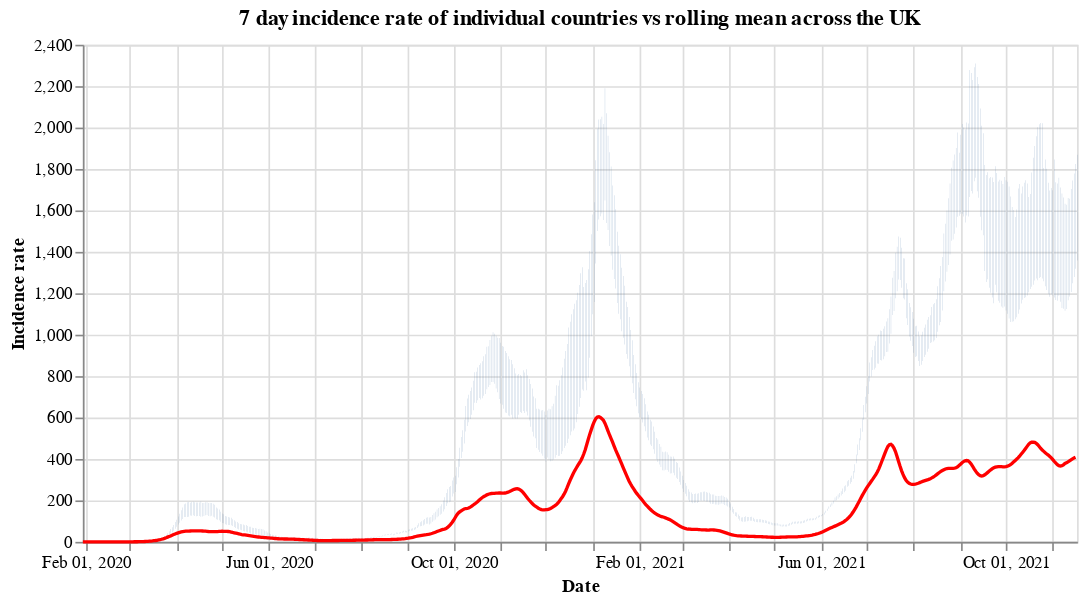

The code cell stored with this chart in its notebook:
### Code cell
#collapse
countries = uk_cases['areaName'].unique()
countries.sort()

selection = alt.selection_single(
    name='Select',
    fields=['areaName'],
    init={'areaName': 'Wales'},
    bind={'areaName': alt.binding_select(options=countries)}
)

# scatter plot, modify opacity based on selection
bars = alt.Chart(uk_cases).mark_bar().add_selection(
    selection
).encode(
    x=alt.X("yearmonthdate(date):T", axis=alt.Axis(title='Date')),
    y=alt.Y("weeklyCasesRate:Q", axis=alt.Axis(title='Incidence rate')),
    tooltip='weeklyCasesRate:Q',
    opacity=alt.condition(selection, alt.value(1), alt.value(0))
).properties(title=f'7 day incidence rate of individual countries vs rolling mean across the UK', width=600)

line = alt.Chart(overview_cases).mark_line(
    color='red',
    size=2,
).transform_window(
    rolling_mean='mean(weeklyCasesRate)',
    frame=[0, 7]
).encode(
    x='yearmonthdate(date):T',
    y='rolling_mean:Q'
)

alt.layer(bars, line)

### Figure 1 — Vega-Lite specification as saved in the notebook (floating-point values rounded to 4 significant figures; data arrays with more than 128 entries replaced by an {"elided": "..."} marker saying what was removed)
{"config": {"view": {"continuousWidth": 400, "continuousHeight": 300}}, "layer": [{"data": {"name": "data-5d49d0c2fc27317795beb4c4df0b34bc"}, "mark": "bar", "encoding": {"opacity": {"condition": {"value": 1, "selection": "Select"}, "value": 0}, "tooltip": {"type": "quantitative", "field": "weeklyCasesRate"}, "x": {"type": "temporal", "axis": {"title": "Date"}, "field": "date", "timeUnit": "yearmonthdate"}, "y": {"type": "quantitative", "axis": {"title": "Incidence rate"}, "field": "weeklyCasesRate"}}, "selection": {"Select": {"type": "single", "fields": ["areaName"], "init": {"areaName": "Wales"}, "bind": {"areaName": {"input": "select", "options": ["England", "Northern Ireland", "Scotland", "Wales"]}}}}, "title": "7 day incidence rate of individual countries vs rolling mean across the UK", "width": 600}, {"data": {"name": "data-e6028014ffe3a842fb9b45b33e61fdb3"}, "mark": {"type": "line", "color": "red", "size": 2}, "encoding": {"x": {"type": "temporal", "field": "date", "timeUnit": "yearmonthdate"}, "y": {"type": "quantitative", "field": "rolling_mean"}}, "transform": [{"window": [{"op": "mean", "field": "weeklyCasesRate", "as": "rolling_mean"}], "frame": [0, 7]}]}], "$schema": "https://vega.github.io/schema/vega-lite/v4.8.1.json", "datasets": {"data-5d49d0c2fc27317795beb4c4df0b34bc": {"elided": "2536 records"}, "data-e6028014ffe3a842fb9b45b33e61fdb3": {"elided": "657 records"}}}
